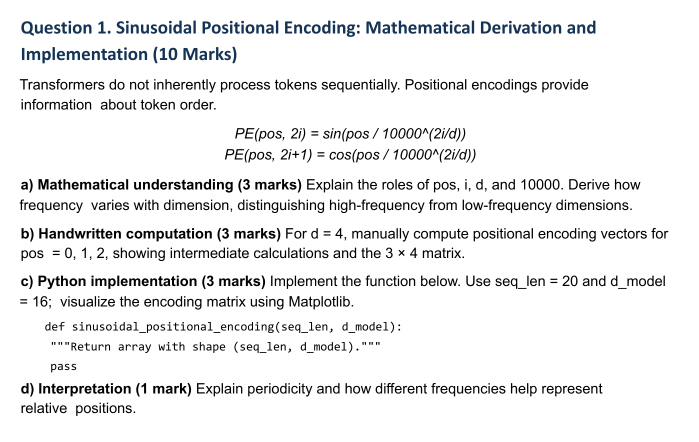
#> input picture assignments/a5-transformers/question-images/q01.png, 1397 x 883 px (shown at 1/2 size)
$ python -i insert_figures.py   (imports and definitions only)
#> lines starting #> are read from the running program, lines starting #| are printed output that depends on the picture; after the words box and inside, x2 and y2 are one past the last pixel; in counts of white or black regions, pixels touching at a corner belong together
#> further down, picture is the input picture: PIL image 1397x883 RGB; mean R, G, B 237.4, 237.8, 238.2
"""Build the final handwritten-notes PDF from the phone scan.

Run from anywhere:
    uv run --no-sync python assignments/a5-transformers/insert_figures.py

What it does, page by page:
  1. Takes the original page photo out of the CamScanner PDF. Each page in that PDF is one
     big photo plus a small "CS" logo stamped on top. We only take the photo, so the logo
     disappears without touching the handwriting.
  2. Whitens the bits of table cloth that show at a few page edges.
  3. Pastes the question snapshots (question-images/q01..q10.png) and the three notebook
     plots (outputs/*.png) into the blank gaps left for them while copying the notes.
  4. Shrinks the file from ~25 MB to ~7 MB: greyscale (the ink is black anyway), 150 dpi
     (a normal document-scan resolution), and the faint grey speckle of the paper flattened
     to clean white. Ink, pencil shading and the ruled lines are all kept.

Output: PrasannaKoirala_Transformer.pdf, next to the notebook.

The raw phone scan ("handwritten assignment.pdf", 25 MB) is not kept in the repo; only the
finished PDF is. To rebuild, put a scan back under that name and run the script again.
"""
import glob
import os
import subprocess
import tempfile
from pathlib import Path

import numpy as np
from PIL import Image, ImageDraw, ImageFilter

HERE = Path(__file__).parent
SOURCE = HERE / "handwritten assignment.pdf"           # the raw phone scan (not committed, 25 MB)
OUTPUT = HERE / "PrasannaKoirala_Transformer.pdf"

# Final page: A4 at 150 dpi.
DPI = 150
PAGE_W, PAGE_H = 1240, 1754
QUALITY_TEXT = 70        # JPEG quality for pages that are only handwriting
QUALITY_PASTED = 80      # pages with a pasted question or plot: keep the printed text crisp
PX = DPI / 200           # the pixel sizes below were chosen at 200 dpi; this rescales them

# What goes where. For each image: the page it goes on, the vertical band (as a fraction of
# the page photo's height) where the blank gap is, and its width as a fraction of the page
# width. 16 cm on a ~21 cm page = 0.76; the temperature plot's box was 13 cm = 0.62.
QUESTIONS = HERE / "question-images"
PLOTS = HERE / "outputs"
SLOTS = [
    # page, band (top, bottom), image,                                     width
    (1,  (0.54, 0.99), QUESTIONS / "q01.png",                              0.76),
    (5,  (0.48, 0.85), PLOTS / "q1c_positional_encoding.png",              0.76),
    (7,  (0.15, 0.63), QUESTIONS / "q02.png",                              0.76),
    (11, (0.14, 0.55), QUESTIONS / "q03.png",                              0.76),
    (16, (0.53, 0.99), QUESTIONS / "q04.png",                              0.76),
    (20, (0.60, 0.99), QUESTIONS / "q05.png",                              0.76),
    (24, (0.12, 0.64), QUESTIONS / "q06.png",                              0.76),
    (28, (0.48, 0.99), QUESTIONS / "q07.png",                              0.76),
    (30, (0.18, 0.66), PLOTS / "q7c_temperature.png",                      0.62),
    (32, (0.55, 0.99), QUESTIONS / "q08.png",                              0.76),
    (35, (0.50, 0.99), QUESTIONS / "q09.png",                              0.76),
    (39, (0.13, 0.56), QUESTIONS / "q10.png",                              0.76),
    (41, (0.19, 0.57), PLOTS / "q10b_benchmark.png",                       0.76),
]


# [14 lines left out: function extract_page_photos, not called in this run]


def keep_thick(mask, axis, size):
    """Keep only the parts of a mask that are at least `size` pixels thick along `axis`.

    This is a one-direction "opening": first keep the pixels whose whole window of `size`
    pixels (along the axis) is set, then grow those windows back to full size. A thin
    line across that direction disappears; a thick patch keeps its exact shape.
    """
    m = np.moveaxis(mask, axis, 0).astype(int)
    zeros = np.zeros((1,) + m.shape[1:], dtype=int)
    running = np.cumsum(np.concatenate([zeros, m]), axis=0)
    full_window = (running[size:] - running[:-size]) == size        # window starting at row r is all set
    # A pixel survives if at least one full window covers it.
    starts = np.cumsum(np.concatenate([zeros, full_window.astype(int)]), axis=0)
    covered = np.zeros_like(m)
    for row in range(m.shape[0]):
        first, last = max(0, row - size + 1), min(row, full_window.shape[0] - 1)
        if last >= first:
            covered[row] = (starts[last + 1] - starts[first]) > 0
    return np.moveaxis(covered.astype(bool), 0, axis)


def whiten_cloth_at_edges(photo):
    """Turn the table cloth and shadow that peek in at some page edges into white paper.

    Paper is bright and nearly colourless, so anything else is "not paper": ink, ruled lines,
    the red margin line, and the cloth (dark red and black, measured on this scan). What makes
    the cloth different is that it is joined to the edge of the photo and is a thick patch.
    So we walk in from each edge and whiten the unbroken run of not-paper that starts at the
    edge, at most 6% deep. Walking in from the left/right we ignore anything flat (the ruled
    lines); walking in from the top/bottom we ignore anything narrow (the red margin line).
    """
    # Work on a quarter-size copy: cloth patches are big, so this loses nothing and is 16x faster.
    small = photo.resize((photo.width // 4, photo.height // 4), Image.BOX)
    rgb = np.asarray(small).astype(int)
    grey = rgb.mean(axis=2)
    colourfulness = rgb.max(axis=2) - rgb.min(axis=2)
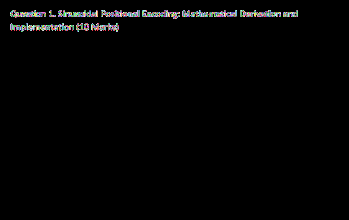
#> colourfulness: shape (220, 349) int64; 65 distinct labels, from 0 to 64; one colour per label, 0 black
    not_paper = (grey < 170) | (colourfulness > 60)
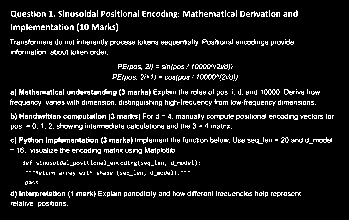
#> not_paper: shape (220, 349) bool; 9.5% white in thin lines or dots, all inside (x1, y1, x2, y2) = (10, 10, 334, 207)

    tall_parts = keep_thick(not_paper, axis=0, size=7)     # ≥ 7 px tall (28 px at full size)
#> in keep_thick, `running = np.cumsum(np.concatenate([zeros, m]), axis=0)`:
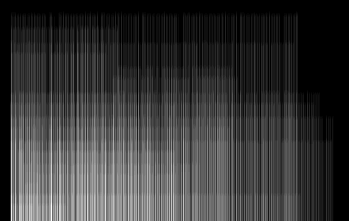
#> running: shape (221, 349) int64; min 0, max 50, mean 11.1; drawn with min black and max white
#> in keep_thick, `full_window = (running[size:] - running[:-size]) == size`: full_window: shape (214, 349) bool; 0.03% white in thin lines or dots, all inside (x1, y1, x2, y2) = (15, 10, 297, 138)
#> in keep_thick, `starts = np.cumsum(np.concatenate([zeros, full_window.astype(int)]), a..`: starts: shape (215, 349) int64; 3 distinct labels, from 0 to 2
#> after the loop in keep_thick, `for row in range(m.shape[0]):`: covered: shape (220, 349) int64; values 0 (black) and 1 (white), 0.18% white in thin lines or dots, all inside (x1, y1, x2, y2) = (15, 10, 297, 144)
    wide_parts = keep_thick(not_paper, axis=1, size=7)     # ≥ 7 px wide
#> call 2 of keep_thick, with axis = 1, size = 7
#> in keep_thick (call 2), `m = np.moveaxis(mask, axis, 0).astype(int)`: m: shape (349, 220) int64; values 0 (black) and 1 (white), 9.5% white in thin lines or dots, all inside (x1, y1, x2, y2) = (10, 10, 207, 334)
#> in keep_thick (call 2), `running = np.cumsum(np.concatenate([zeros, m]), axis=0)`:
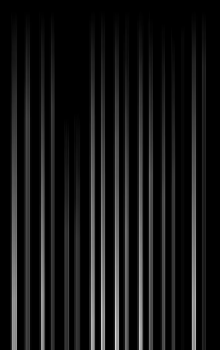
#> running: shape (350, 220) int64; min 0, max 218, mean 19.8
#> in keep_thick (call 2), `full_window = (running[size:] - running[:-size]) == size`: full_window: shape (343, 220) bool; 0.15% white in thin lines or dots, all inside (x1, y1, x2, y2) = (26, 11, 142, 323)
#> in keep_thick (call 2), `starts = np.cumsum(np.concatenate([zeros, full_window.astype(int)]), a..`:
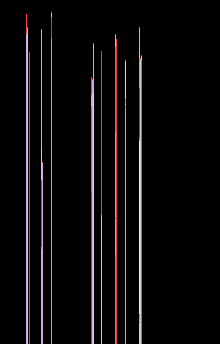
#> starts: shape (344, 220) int64; 30 distinct labels, from 0 to 29; one colour per label, 0 black
#> after the loop in keep_thick (call 2), `for row in range(m.shape[0]):`:
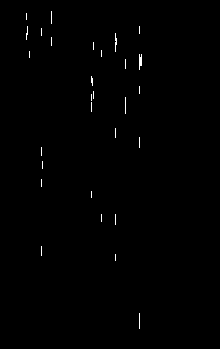
#> covered: shape (349, 220) int64; values 0 (black) and 1 (white), 0.42% white in thin lines or dots, all inside (x1, y1, x2, y2) = (26, 11, 142, 329)
#> in keep_thick (call 2), `return np.moveaxis(covered.astype(bool), 0, axis)`:
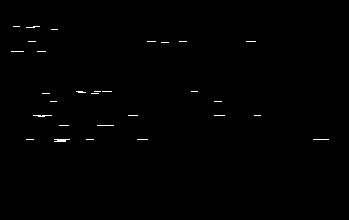
#> returned value: shape (220, 349) bool; 0.42% white in thin lines or dots, all inside (x1, y1, x2, y2) = (11, 26, 329, 142)

    height, width = not_paper.shape
#> height = 220; width = 349
    depth_y, depth_x = int(0.06 * height), int(0.06 * width)
#> depth_y = 13; depth_x = 20
    touches_edge = np.zeros_like(not_paper)

    # Walk in from each edge and keep the unbroken run that starts at the edge.
    # cumprod turns [1,1,1,0,1] into [1,1,1,0,0]: everything after the first gap is dropped.
    touches_edge[:depth_y, :] |= np.cumprod(wide_parts[:depth_y, :], axis=0).astype(bool)                   # top
#> touches_edge: shape (220, 349) bool; every value is 0
    touches_edge[-depth_y:, :] |= np.cumprod(wide_parts[::-1][:depth_y], axis=0)[::-1].astype(bool)          # bottom
    touches_edge[:, :depth_x] |= np.cumprod(tall_parts[:, :depth_x], axis=1).astype(bool)                    # left
    touches_edge[:, -depth_x:] |= np.cumprod(tall_parts[:, ::-1][:, :depth_x], axis=1)[:, ::-1].astype(bool)  # right

    # Grow the patch a little to catch its soft, blurred border, then scale the mask back up.
    grown = Image.fromarray((touches_edge * 255).astype(np.uint8)).filter(ImageFilter.MaxFilter(3))
    full_mask = np.asarray(grown.resize(photo.size, Image.NEAREST)) > 0
#> full_mask: shape (883, 1397) bool; every value is 0
    cleaned = np.asarray(photo).copy()
    cleaned[full_mask] = 255
    return Image.fromarray(cleaned), int(full_mask.sum())


# [154 lines left out: functions fit_on_a4, clean_paper, find_margin_line, find_blank_gap, paste_into_gap, build_page and 1 more, not called in this run]


# [2 lines not run here, left out]

>>> from PIL import Image
>>> picture = Image.open('question-images/q01.png')
>>> result = whiten_cloth_at_edges(picture)

$ run again, on assignments/a5-transformers/question-images/q06.png
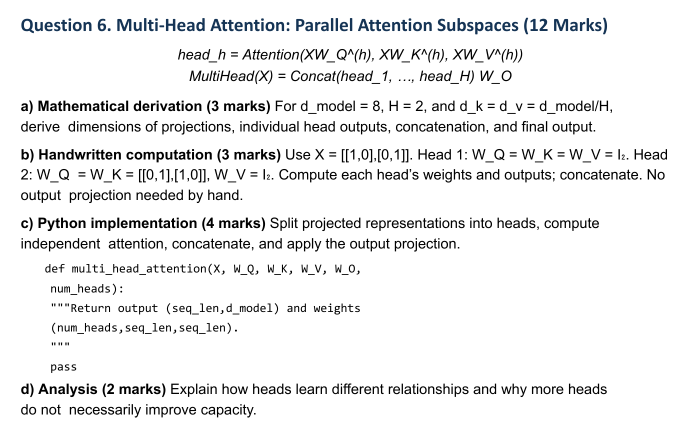
#> input picture assignments/a5-transformers/question-images/q06.png, 1397 x 889 px (shown at 1/2 size)
#> picture is the input picture: PIL image 1397x889 RGB; mean R, G, B 238.4, 238.7, 239
#> colourfulness: shape (222, 349) int64; 65 distinct labels, from 0 to 64
#> in whiten_cloth_at_edges, `not_paper = (grey < 170) | (colourfulness > 60)`:
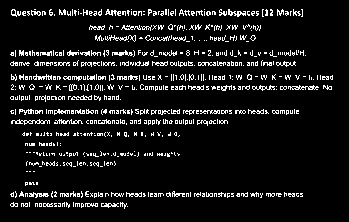
#> not_paper: shape (222, 349) bool; 9.1% white in thin lines or dots, all inside (x1, y1, x2, y2) = (10, 9, 333, 209)
#> full_window: shape (216, 349) bool; 0.03% white in thin lines or dots, all inside (x1, y1, x2, y2) = (15, 9, 303, 96)
#> starts: shape (217, 349) int64; 3 distinct labels, from 0 to 2
#> m: shape (349, 222) int64; values 0 (black) and 1 (white), 9.1% white in thin lines or dots, all inside (x1, y1, x2, y2) = (9, 10, 209, 333)
#> running: shape (350, 222) int64
#> full_window: shape (343, 222) bool; 0.07% white in thin lines or dots, all inside (x1, y1, x2, y2) = (11, 15, 207, 226)
#> in keep_thick (call 2), `starts = np.cumsum(np.concatenate([zeros, full_window.astype(int)]), a..`:
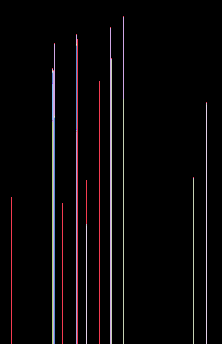
#> starts: shape (344, 222) int64; 12 distinct labels, from 0 to 11; one colour per label, 0 black
#> touches_edge: shape (222, 349) bool; every value is 0
#> full_mask: shape (889, 1397) bool; every value is 0

$ run again, on assignments/a5-transformers/question-images/q07.png
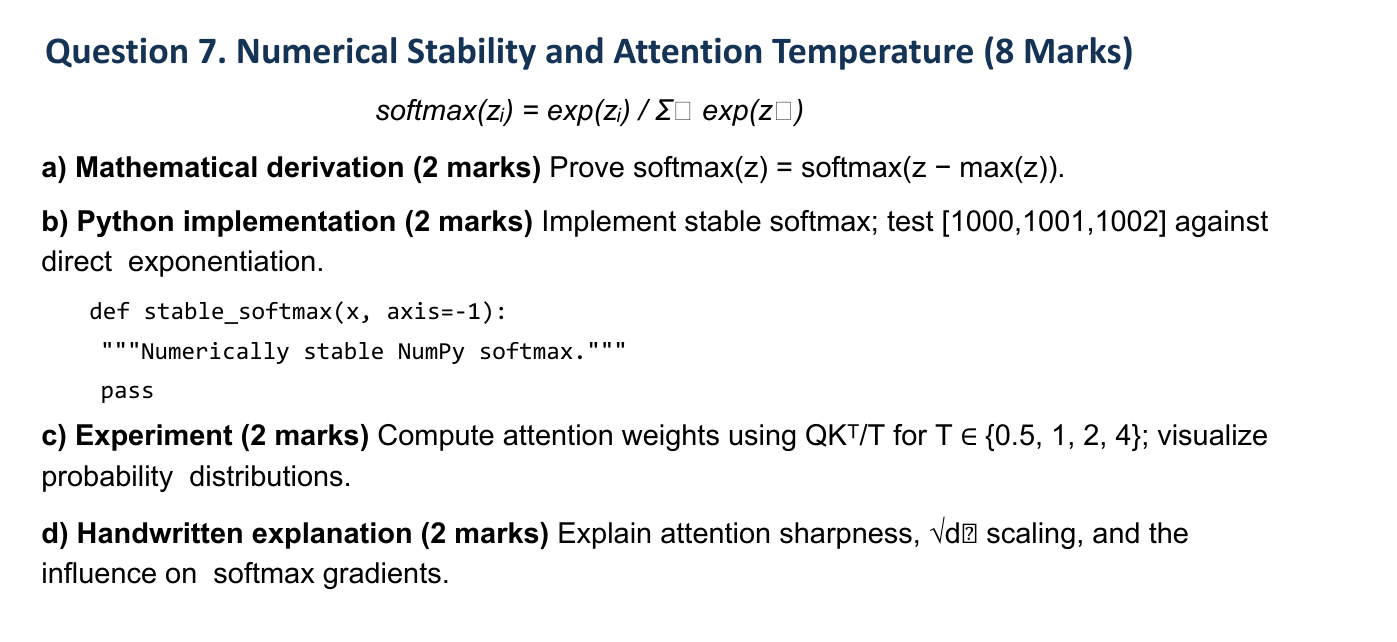
#> input picture assignments/a5-transformers/question-images/q07.png, 1397 x 642 px
#> picture is the input picture: PIL image 1397x642 RGB; mean R, G, B 240, 240.3, 240.7
#> colourfulness: shape (160, 349) int64; 65 distinct labels, from 0 to 64
#> not_paper: shape (160, 349) bool; 8.1% white in thin lines or dots, all inside (x1, y1, x2, y2) = (10, 9, 317, 147)
#> full_window: shape (154, 349) bool; 0.02% white in thin lines or dots, all inside (x1, y1, x2, y2) = (87, 9, 291, 131)
#> starts: shape (155, 349) int64; 3 distinct labels, from 0 to 2
#> m: shape (349, 160) int64; values 0 (black) and 1 (white), 8.1% white in thin lines or dots, all inside (x1, y1, x2, y2) = (9, 10, 147, 317)
#> running: shape (350, 160) int64
#> full_window: shape (343, 160) bool; 0.21% white in thin lines or dots, all inside (x1, y1, x2, y2) = (13, 19, 135, 301)
#> starts: shape (344, 160) int64; 43 distinct labels, from 0 to 42
#> after the loop in keep_thick (call 2), `for row in range(m.shape[0]):`:
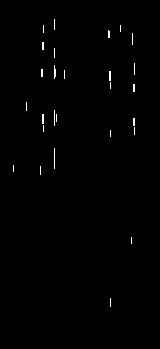
#> covered: shape (349, 160) int64; values 0 (black) and 1 (white), 0.58% white in thin lines or dots, all inside (x1, y1, x2, y2) = (13, 19, 135, 307)
#> in keep_thick (call 2), `return np.moveaxis(covered.astype(bool), 0, axis)`:
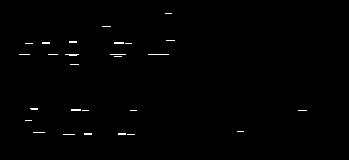
#> returned value: shape (160, 349) bool; 0.58% white in thin lines or dots, all inside (x1, y1, x2, y2) = (19, 13, 307, 135)
#> touches_edge: shape (160, 349) bool; every value is 0
#> full_mask: shape (642, 1397) bool; every value is 0
